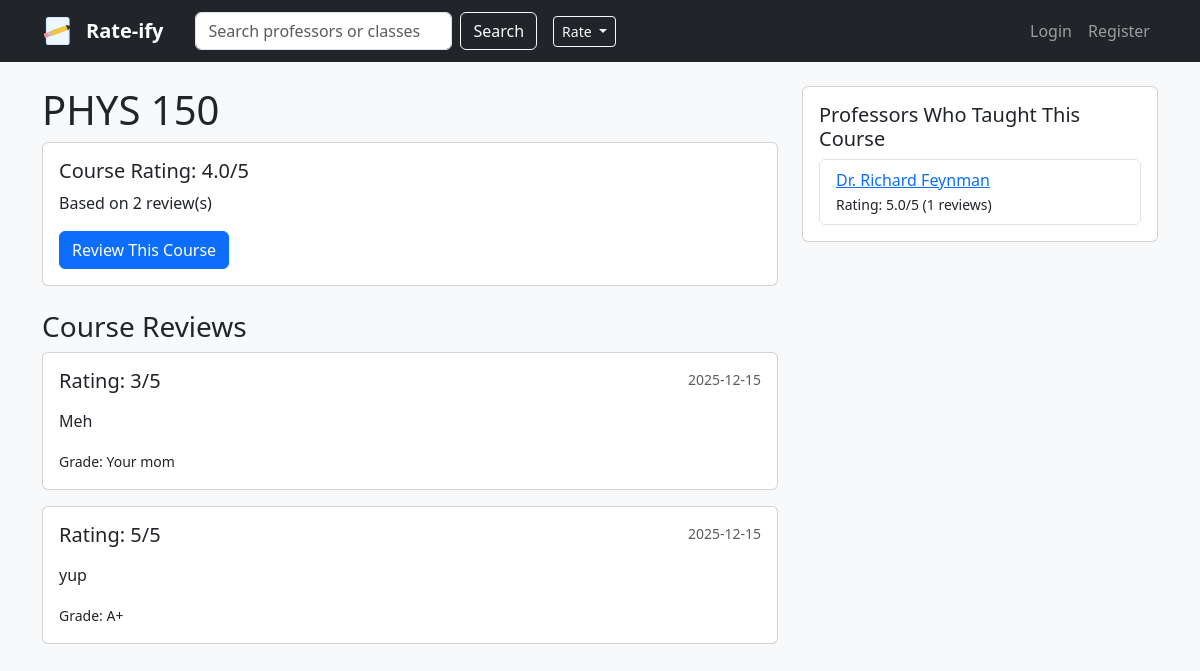
/course/PHYS 150, run on an earlier commit of the app's database.
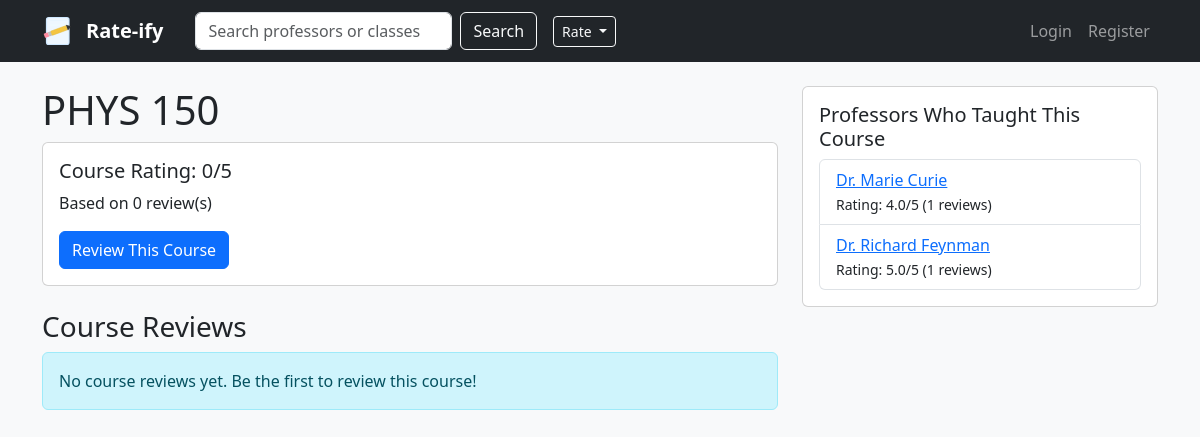
And on a later commit of the database.
### app.py (models this page shows)
class CourseReview(db.Model):
    __tablename__ = 'course_reviews'
    id = db.Column(db.Integer, primary_key=True)
    user_id = db.Column(db.Integer, db.ForeignKey('users.id'), nullable=True)
    course_id = db.Column(db.Integer, db.ForeignKey('courses.id'), nullable=False)
    rating = db.Column(db.Integer, nullable=False)
    comment = db.Column(db.Text)
    grade = db.Column(db.String(5), nullable=True)
    semester = db.Column(db.String(10), nullable=True)
    year = db.Column(db.Integer, nullable=True)
    created_at = db.Column(db.DateTime, default=datetime.utcnow)
    user = db.relationship('User', backref='course_reviews', uselist=False)

class Professor(db.Model):
    __tablename__ = 'professors'
    id = db.Column(db.Integer, primary_key=True)
    name = db.Column(db.String(100), nullable=False)
    department = db.Column(db.String(100))
    university = db.Column(db.String(100))
    user_id = db.Column(db.Integer, db.ForeignKey('users.id'), nullable=True)
    reviews = db.relationship('Review', backref='professor', lazy=True)
    user = db.relationship('User', backref='professor_profile', uselist=False)

### app.py (the view)
@app.route('/course/<string:course_code>')
def course_detail(course_code):
    course = Course.query.filter_by(code=course_code).first_or_404()
    reviews = course.reviews
    avg_rating = 0
    if reviews:
        avg_rating = sum([r.rating for r in reviews]) / len(reviews)
    professor_reviews = Review.query.filter_by(course_code=course_code).all()
    prof_avg_rating = 0
    if professor_reviews:
        prof_avg_rating = sum([r.rating for r in professor_reviews]) / len(professor_reviews)
    professors = {}
    for review in professor_reviews:
        if review.professor:
            prof_id = review.professor.id
            if prof_id not in professors:
                professors[prof_id] = {
                    'professor': review.professor,
                    'review_count': 0,
                    'avg_rating': 0
                }
            professors[prof_id]['review_count'] += 1
    for prof_id, data in professors.items():
        prof_reviews = [r for r in professor_reviews if r.professor_id == prof_id]
        if prof_reviews:
            data['avg_rating'] = sum([r.rating for r in prof_reviews]) / len(prof_reviews)
    return render_template('course_detail.html',
                         course=course,
                         reviews=reviews,
                         avg_rating=round(avg_rating, 1),
                         professors=list(professors.values()),
                         prof_avg_rating=round(prof_avg_rating, 1))

### templates/course_detail.html (shortened to what this page needs)
{% extends "base.html" %}
{% block content %}
<div class="row">
    <div class="col-md-8">
        <h1>{{ course.code }}</h1>
        <div class="card mb-4">
            <div class="card-body">
                <h5>Course Rating: {{ avg_rating }}/5</h5>
                <p>Based on {{ reviews|length }} review(s)</p>
                <a href="{{ url_for('review_course', course_code=course.code) }}" class="btn btn-primary">
                    Review This Course
                </a>
            </div>
        </div>
        <h3>Course Reviews</h3>
        {% if reviews %}
            {% for review in reviews %}
            <div class="card mb-3">
                <div class="card-body">
                    <div class="d-flex justify-content-between">
                        <h5>Rating: {{ review.rating }}/5</h5>
                        <small class="text-muted">{{ review.created_at.strftime('%Y-%m-%d') }}</small>
                    </div>
                    {% if review.comment %}
                    <p class="mt-2">{{ review.comment }}</p>
                    {% endif %}
                    {% if review.grade %}
                    <small>Grade: {{ review.grade }}</small>
                    {% endif %}
                </div>
            </div>
            {% endfor %}
        {% else %}
            <div class="alert alert-info">
                No course reviews yet. Be the first to review this course!
            </div>
        {% endif %}
    </div>
    <div class="col-md-4">
        <div class="card">
            <div class="card-body">
                <h5>Professors Who Taught This Course</h5>
                {% if professors %}
                    <ul class="list-group">
                    {% for prof_data in professors %}
                        <li class="list-group-item">
                            <a href="{{ url_for('professor_detail', id=prof_data.professor.id) }}">
                                {{ prof_data.professor.name }}
                            </a>
                            <br>
                            <small>Rating: {{ prof_data.avg_rating }}/5 ({{ prof_data.review_count }} reviews)</small>
                        </li>
                    {% endfor %}
                    </ul>
                {% else %}
                    <p class="text-muted">No professor reviews for this course yet.</p>
                {% endif %}
            </div>
        </div>
    </div>
</div>
{% endblock %}

What changed in the data, as far as the page shows it:
removed CourseReview: rating "3", created_at "2025-12-15", comment "Meh", grade "Your mom"
removed CourseReview: rating "5", created_at "2025-12-15", comment "yup", grade "A+"
now on this page (row unchanged): Professor: professor.name "Dr. Marie Curie"
Also different on the page:
{{ avg_rating }}: "4.0" → "0"
{{ reviews|length }}: "2" → "0"
text now shown: "No course reviews yet. Be the first to review this course!"
new list line: "Rating: 4.0 /5 ( 1 reviews)"
